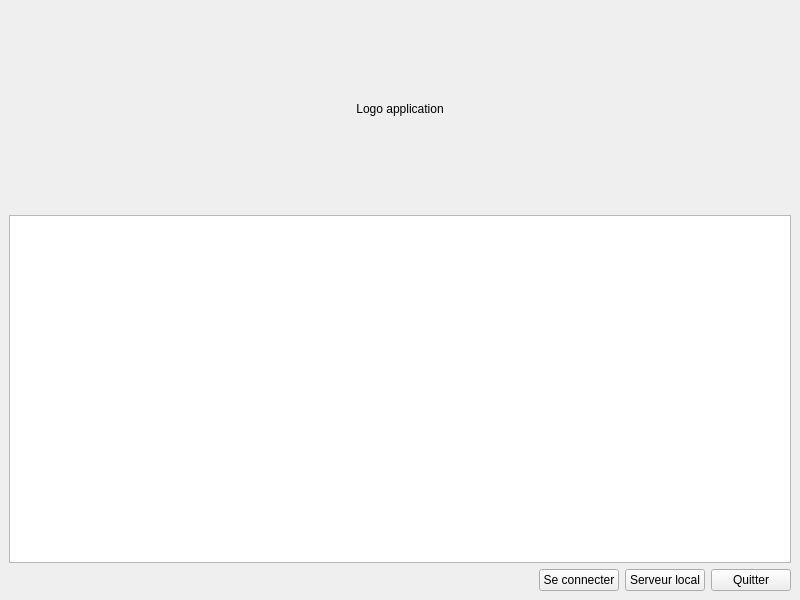
<?xml version="1.0" encoding="UTF-8"?>
<ui version="4.0">
 <class>MainWindow</class>
 <widget class="QMainWindow" name="MainWindow">
  <property name="geometry">
   <rect>
    <x>0</x>
    <y>0</y>
    <width>800</width>
    <height>600</height>
   </rect>
  </property>
  <property name="windowTitle">
   <string>MainWindow</string>
  </property>
  <widget class="QWidget" name="centralwidget">
   <layout class="QVBoxLayout" name="verticalLayout_2">
    <item>
     <widget class="QLabel" name="logo">
      <property name="sizePolicy">
       <sizepolicy hsizetype="Preferred" vsizetype="Maximum">
        <horstretch>0</horstretch>
        <verstretch>0</verstretch>
       </sizepolicy>
      </property>
      <property name="minimumSize">
       <size>
        <width>0</width>
        <height>200</height>
       </size>
      </property>
      <property name="text">
       <string>Logo application</string>
      </property>
      <property name="alignment">
       <set>Qt::AlignCenter</set>
      </property>
     </widget>
    </item>
    <item>
     <widget class="QListWidget" name="server_list">
      <property name="layoutDirection">
       <enum>Qt::LeftToRight</enum>
      </property>
     </widget>
    </item>
    <item>
     <layout class="QHBoxLayout" name="horizontalLayout">
      <item>
       <spacer name="spacer">
        <property name="orientation">
         <enum>Qt::Horizontal</enum>
        </property>
        <property name="sizeHint" stdset="0">
         <size>
          <width>40</width>
          <height>20</height>
         </size>
        </property>
       </spacer>
      </item>
      <item>
       <widget class="QPushButton" name="btn_connect">
        <property name="text">
         <string>Se connecter</string>
        </property>
       </widget>
      </item>
      <item>
       <widget class="QPushButton" name="btn_local">
        <property name="text">
         <string>Serveur local</string>
        </property>
       </widget>
      </item>
      <item>
       <widget class="QPushButton" name="btn_quit">
        <property name="text">
         <string>Quitter</string>
        </property>
       </widget>
      </item>
     </layout>
    </item>
   </layout>
  </widget>
 </widget>
 <resources/>
 <connections>
  <connection>
   <sender>btn_quit</sender>
   <signal>clicked()</signal>
   <receiver>MainWindow</receiver>
   <slot>close()</slot>
   <hints>
    <hint type="sourcelabel">
     <x>772</x>
     <y>574</y>
    </hint>
    <hint type="destinationlabel">
     <x>757</x>
     <y>-15</y>
    </hint>
   </hints>
  </connection>
 </connections>
</ui>
